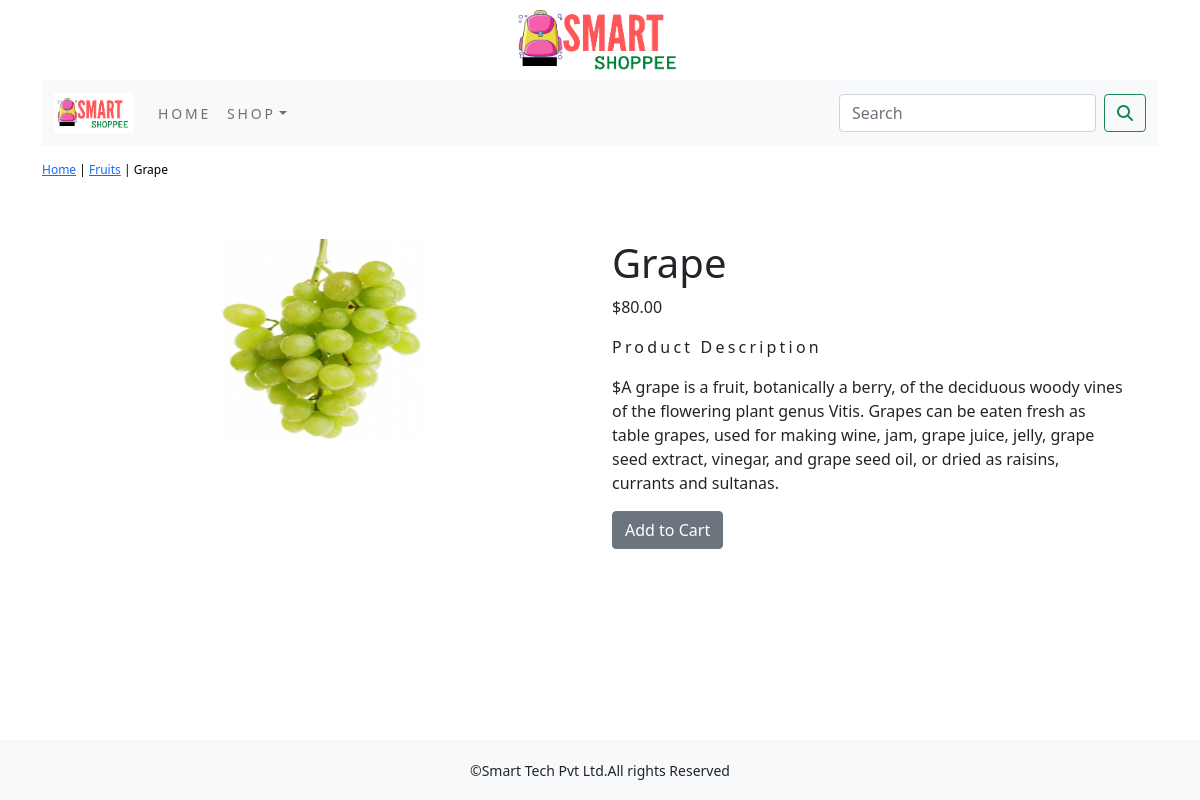
The page /shop/fruits/grape/ on the database its author committed.
### shop/models.py (models this page shows, shortened)
class Product(models.Model):
    name=models.CharField(max_length=250,unique=True)
    slug=models.SlugField(max_length=250,unique=True)
    description=models.TextField(blank=True)
    price=models.DecimalField(max_digits=10,decimal_places=2)
    category=models.ForeignKey(Category,on_delete=models.CASCADE)
    image=models.ImageField(upload_to='product',blank=True)
    stock=models.IntegerField()
    available=models.BooleanField(default=True)
    created=models.DateTimeField(auto_now_add=True)
    updated=models.DateTimeField(auto_now=True)
    class Meta:
        ordering=('name',)
        verbose_name='product'
        verbose_name_plural='products'

class Category(models.Model):
    name=models.CharField(max_length=250,unique=True)
    slug=models.SlugField(max_length=250,unique=True)
    description=models.TextField(blank=True)
    image=models.ImageField(upload_to='category',blank=True)
    class Meta:
        ordering=('name',)
        verbose_name='category'
        verbose_name_plural='categories'
    def get_url(self):
        return reverse('shop:products_by_category',args=[self.slug])
    def __str__(self):
        return '{}'.format(self.name)

### shop/views.py (the view)
# urls.py: path('<slug:c_slug>/<slug:product_slug>/', views.ProDetail, name='ProdCatDetail')
def ProDetail(request,c_slug,product_slug):
    try:
        product=Product.objects.get(category__slug=c_slug,slug=product_slug)
    except Exception as e:
        raise e
    return render(request,'product.html', {'product': product})

### cart/context_processors.py (called while the page is built)
def counter(request):
    item_count=0
    if 'admin' in request.path:
        return {}
    else:
        try:
            cart=Cart.objects.filter(cart_id=_cart_id(request))
            car_items=CartItem.objects.all().filter(cart=cart[:1])
            for cart_item in car_items:
                item_count += cart_item.quantity
        except Cart.DoesNotExist:
            item_count =0
    return dict(item_count=item_count)

### cart/views.py (called while the page is built)
def _cart_id(request):
    cart=request.session.session_key
    if not cart:
        cart=request.session.create()
    return cart

### shop/context_processors.py (called while the page is built)
def menu_links(request):
    links=Category.objects.all()
    return dict(links=links)

### templates/product.html (shortened to what this page needs)
{% extends 'base.html' %}
{% load static %}
{% block content %}
<div class="row my_prod_row_class">
    <div class="mx_auto">
        <p><a href="{% url 'shop:AllProdCat' %}">Home</a> | <a href="{{product.category.get_url}}">{{product.category}}</a> | {{product.name}}</p>
    </div>
</div>
<div class="container">
<br>
<div class="row">
    <div class="col-12 col-sm-12 col-md-12 col-lg-6 text-center">
        <div style="min-width:18rem">
            <img src="{{product.image.url}}" alt="{{product.name}}" width="200px;" height="200px;">
        </div>
    </div>
 <div class="col-12 col-sm-12 col-md-12 col-lg-6">
     <div>
         <h1 class="my_prod_title">{{product.name}}</h1>
         <p>${{product.price}}</p>
         <p class="my_title">Product Description</p>
         <p class="text-justify my_prod_text">${{product.description}}</p>
         {% if product.stock <= 0 %}
         <p class="text-justify my_prod_text"><b>Out of Stock</b></p>
         {% else %}
         <a class="btn btn-secondary" href="{% url 'cart:add_cart' product.id %}">Add to Cart</a>
         {% endif %}
     </div>
 </div>
</div>
</div>
{% endblock %}

### static/css/custom.css (style rules this page uses)
body { font-family: 'Roboto', sans-serif; }
.my_title { font-size:16px; text_transform:uppercase; letter-spacing:.2em; }
.my_prod_row_class { padding-top:15px; padding-bottom:20px; }
.my_prod_row_class .mx_auto { color:#000; font-size:12px; text-decoration:none; }
.my_prod_text { padding-right:20px; }

### rows shown on the page
Product: category "Fruits", name "Grape", image (picture), price "80.00", description "A grape is a fruit, botanically a berry, of the deciduous woody vines of the flowering plant genus Vitis. Grapes can be eaten fresh as table grapes, used for making wine, jam, grape juice, jelly, grape seed extract, vinegar, and grape seed oil, or dried as raisins, currants and sultanas."
